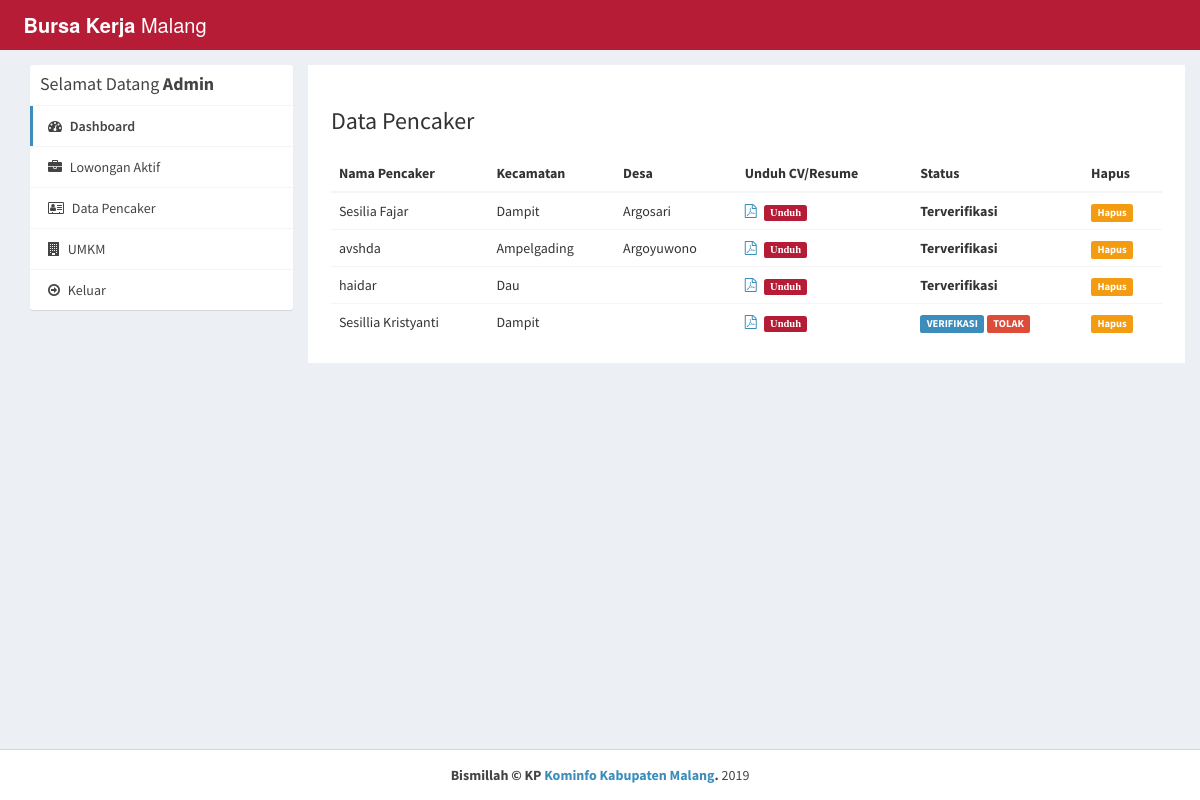
Before: /dashboard/admin/applications.php (signed in) with the older database file.
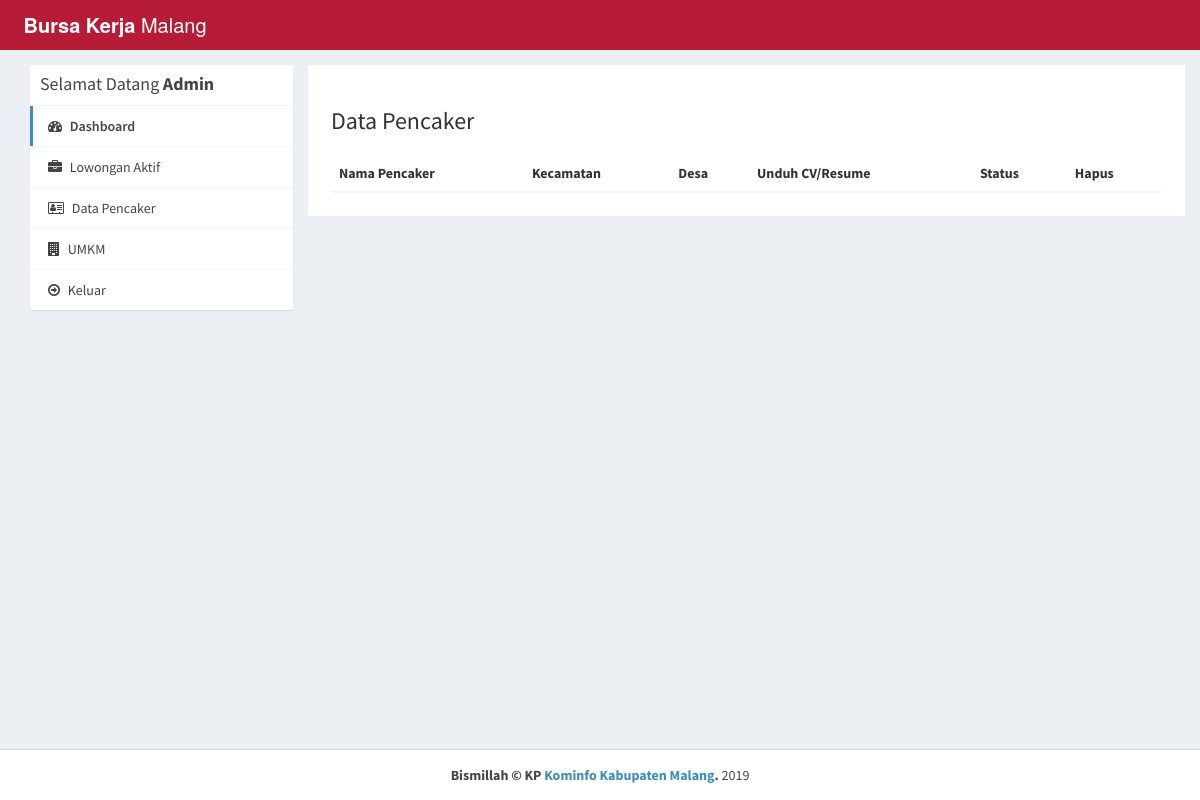
After: the same page with the newer database file.
### tables this page shows
CREATE TABLE `pencaker` (
  `id` int(11) NOT NULL,
  `nik` varchar(16) NOT NULL,
  `no_pendaftaran` varchar(4) NOT NULL,
  `tgl_pendaftaran` date NOT NULL,
  `nama` varchar(100) NOT NULL,
  `tanggal_lahir` date NOT NULL,
  `jenis_kelamin` varchar(10) NOT NULL,
  `kecamatan` varchar(50) NOT NULL,
  `alamat` text NOT NULL,
  `desa` varchar(50) NOT NULL,
  `agama` varchar(20) NOT NULL,
  `kewarganegaraan` varchar(20) NOT NULL,
  `tinggi_badan` int(3) NOT NULL,
  `berat_badan` int(3) NOT NULL,
  `cacat_badan` varchar(50) NOT NULL,
  `cacat_lainnya` varchar(50) NOT NULL,
  `status` varchar(50) NOT NULL,
  `penghasil` varchar(10) NOT NULL,
  `pd_formal` varchar(100) NOT NULL,
  `penyelenggara` varchar(100) NOT NULL,
  `lama` int(11) NOT NULL,
  `bahasa` varchar(50) NOT NULL,
  `kerja_sekarang` varchar(50) NOT NULL,
  `j_kerja_pokok` varchar(20) NOT NULL,
  `j_kerja_sampingan` varchar(20) NOT NULL,
  `kerja1` varchar(50) NOT NULL,
  `jabatan1` varchar(50) NOT NULL,
  `lama1` int(11) NOT NULL,
  `upah1` varchar(20) NOT NULL,
  `alasan1` varchar(50) NOT NULL,
  `usaha2` varchar(50) NOT NULL,
  `jabatan2` varchar(50) NOT NULL,
  `lama2` int(11) NOT NULL,
  `upah2` varchar(20) NOT NULL,
  `alasan2` varchar(50) NOT NULL,
  `ingin_jabatan` varchar(50) NOT NULL,
  `penempatan` varchar(50) NOT NULL,
  `bersedia_upah` int(11) NOT NULL,
  `ingin_upah` varchar(50) NOT NULL,
  `bersedia_waktu` varchar(100) NOT NULL,
  `keadaan` varchar(50) NOT NULL,
  `id_user` int(11) NOT NULL
);

### dashboard/admin/applications.php (the view, shortened to what the changed rows need)
<?php
require_once("../../landingpage/db.php");
?>
<!DOCTYPE html>
<html>
<head>
  <link rel="stylesheet" href="../../css/style1.css">
  <link rel="stylesheet" href="https://cdnjs.cloudflare.com/ajax/libs/font-awesome/4.7.0/css/font-awesome.min.css">
  <link rel="stylesheet" href="https://cdnjs.cloudflare.com/ajax/libs/ionicons/2.0.1/css/ionicons.min.css">
  <link rel="stylesheet" href="../../css/style4.css">
  <link rel="stylesheet" href="../../css/AdminLTE.min.css">
  <link rel="stylesheet" href="../../css/_all-skins.min.css">
  <link rel="stylesheet" href="../../css/custom.css">
</head>
<body class="hold-transition skin-green sidebar-mini">
<div class="wrapper">
  <div class="content-wrapper" style="margin-left: 0px;">
    <section id="candidates" class="content-header">
      <div class="container">
        <div class="row">
          <div class="col-md-9 bg-white padding-2">
            <div class="row margin-top-20">
              <div class="col-md-12">
                <div class="box-body table-responsive no-padding">
                  <table id="example2" class="table table-hover">
                    <thead>
                      <th>Nama Pencaker</th>
                      <th>Kecamatan</th>
                      <th>Desa</th>
                      <th>Unduh CV/Resume</th>
                      <th>Status</th>
                      <th>Hapus</th>
                    </thead>
                    <tbody>
                      <?php
                       $sql = "SELECT pencaker.nama, pencaker.kecamatan, pencaker.desa, users.active, users.id_user, users.resume FROM users JOIN pencaker ON users.id_user=pencaker.id_user ";
                            $result = $conn->query($sql);
                            if($result->num_rows > 0) {
                              while($row = $result->fetch_assoc())
                              {
                      ?>
                      <tr>
                        <td><?php echo $row['nama']; ?></td>
                        <td><?php echo $row['kecamatan']; ?></td>
                        <td><?php echo $row['desa']; ?></td>
                        <?php if($row['resume'] != '') { ?>
                        <td><a href="../../uploads/resume/<?php echo $row['resume']; ?>" download="<?php echo $row['firstname'].' Resume'; ?>"><i class="fa fa-file-pdf-o">&nbsp&nbsp<span class="label label-success">Unduh</span> </i></a></td>
                        <?php } else { ?>
                        <td>No Resume Uploaded</td>
                        <?php } ?>
                        <td>
                        <?php
                          if($row['active'] == '1') {
                            echo '<strong>Terverifikasi</strong>';
                          } else if($row['active'] == '2') {
                            ?>
                           <a href="approve-user.php?id=<?php echo $row['id_user']; ?>"><span class="label label-primary">VERIFIKASI</span></a>&nbsp<a href="reject-user.php?id=<?php echo $row['id_user']; ?>"><span class="label label-danger">TOLAK</span></a>
                            <?php
                          } else if ($row['active'] == '3') {
                            ?>
                              <a href="approve-user.php?id=<?php echo $row['id_user']; ?>">Reactivate</a>
                            <?php
                          } else if($row['active'] == '0') {
                            echo 'Ditolak';
                          }
                        ?>
                        </td>
                        <td><a href="delete-user.php?id=<?php echo $row['id_user']; ?>"><span class="label label-warning">Hapus</span></a></td>
                      </tr>
                      <?php
                        }
                      }
                      ?>
                    </tbody>
                  </table>
                </div>
              </div>
            </div>
          </div>
        </div>
      </div>
    </section>
  </div>
</div>
</body>
</html>

Changed rows visible on the page:
removed pencaker: nama "Sesilia Fajar", kecamatan "Dampit", desa "Argosari", shows "Terverifikasi"
removed pencaker: nama "avshda", kecamatan "Ampelgading", desa "Argoyuwono", shows "Terverifikasi"
removed pencaker: nama "haidar", kecamatan "Dau", shows "Terverifikasi"
removed pencaker: nama "Sesillia Kristyanti", kecamatan "Dampit"
